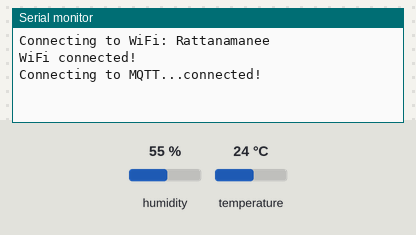
A sketch run on a simulated Arduino Uno R4 WiFi. On the bench: the last lines printed to the serial monitor. Inputs (shaded band) come from the test bench; at power-on: temperature 24 °C, humidity 55 %. WiFi joins after 1.5 s; servers stay silent unless stated; no MQTT or app messages arrive unless stated.

Above: at 2.7 s.
2.8 s: temperature set to 12 °C
At 3.7 s:
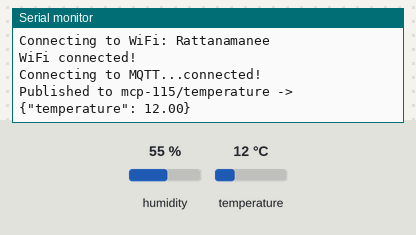
7.5 s: temperature set to 19 °C
At 9.5 s:
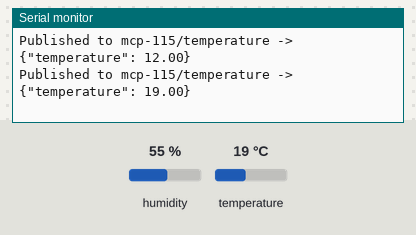

The sketch:

arduino_temp.ino
```cpp
#include <WiFiS3.h>
#include <PubSubClient.h>
#include "DHT.h"

// ตั้งค่าขาที่ต่อกับขา S ของเซนเซอร์ DHT11
#define DHTPIN A4
#define DHTTYPE DHT11

DHT dht(DHTPIN, DHTTYPE);

// แก้ชื่อ Wi-Fi และรหัสผ่าน
const char* ssid = "Rattanamanee";
const char* password = "0816868621";

// ตั้งค่า MQTT Broker และ Topic ให้ตรงกับ server.py บน Raspberry Pi
const char* mqtt_server = "mqtt-dashboard.com";
const int mqtt_port = 1883;
const char* temp_topic = "mcp-115/temperature";
const char* client_id = "arduino-r4-pitchayut-115";

WiFiClient espClient;
PubSubClient client(espClient);

unsigned long lastMsg = 0;

void setup_wifi() {
  delay(10);
  Serial.print("Connecting to WiFi: ");
  Serial.println(ssid);
  WiFi.begin(ssid, password);

  while (WiFi.status() != WL_CONNECTED) {
    delay(500);
    Serial.print(".");
  }
  Serial.println("\nWiFi connected!");
}

void reconnect() {
  while (!client.connected()) {
    Serial.print("Connecting to MQTT...");
    if (client.connect(client_id)) {
      Serial.println("connected!");
    } else {
      Serial.print("failed, rc=");
      Serial.print(client.state());
      Serial.println(" try again in 3 seconds");
      delay(3000);
    }
  }
}

void setup() {
  Serial.begin(115200);
  dht.begin();  // เริ่มการทำงานของเซนเซอร์ DHT11
  setup_wifi();
  client.setServer(mqtt_server, mqtt_port);
}

void loop() {
  if (!client.connected()) {
    reconnect();
  }
  client.loop();

  // อ่านค่าอุณหภูมิและส่งเข้า MQTT ทุกๆ 3 วินาที
  unsigned long now = millis();
  if (now - lastMsg > 3000) {
    lastMsg = now;

    // อ่านค่าอุณหภูมิเป็นองศาเซลเซียส (°C)
    float t = dht.readTemperature();

    if (!isnan(t)) {
      // สร้างข้อความ JSON เช่น {"temperature": 31.20} ส่งไปยัง MQTT Broker
      String payload = "{\"temperature\": " + String(t, 2) + "}";
      client.publish(temp_topic, payload.c_str());

      Serial.print("Published to ");
      Serial.print(temp_topic);
      Serial.print(" -> ");
      Serial.println(payload);
    } else {
      Serial.println("Failed to read from DHT11 sensor! Check wiring (S, VCC, GND).");
    }
  }
}
```

Measured:
- after the input at 2.8 s, the serial monitor: prints a new line after 0.22 s (image 1)
- after the input at 7.5 s, the serial monitor: prints a new line after 1.5 s (image 2)
